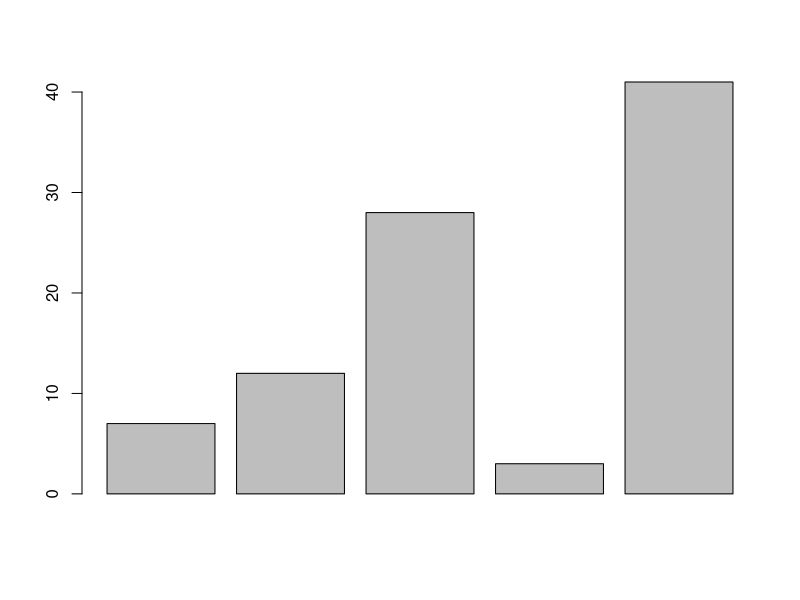
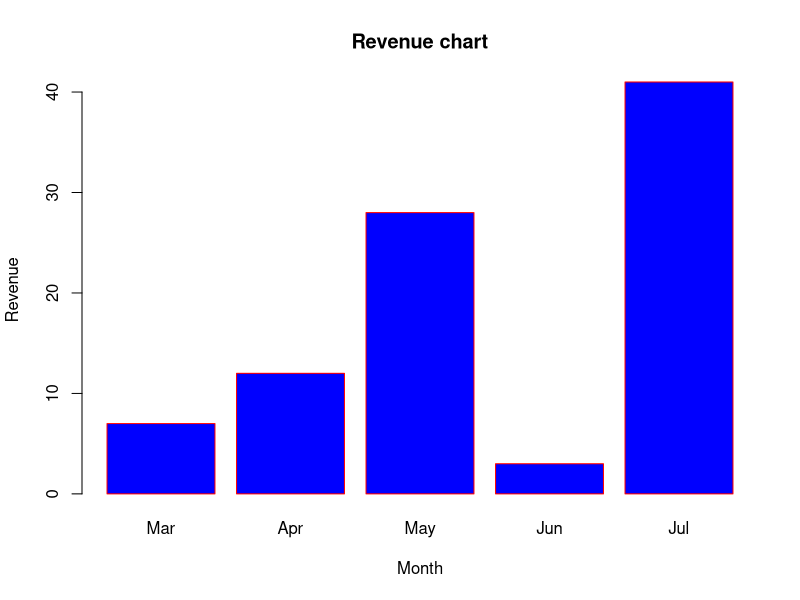
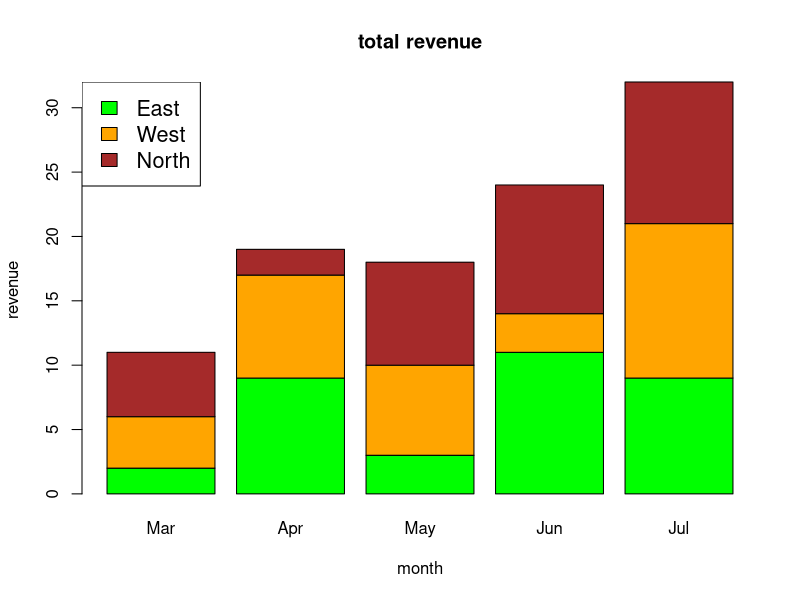
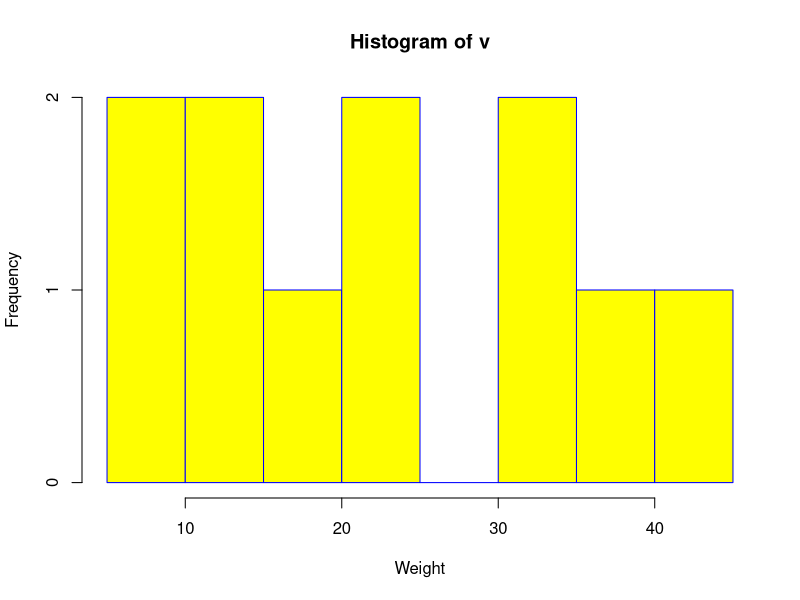
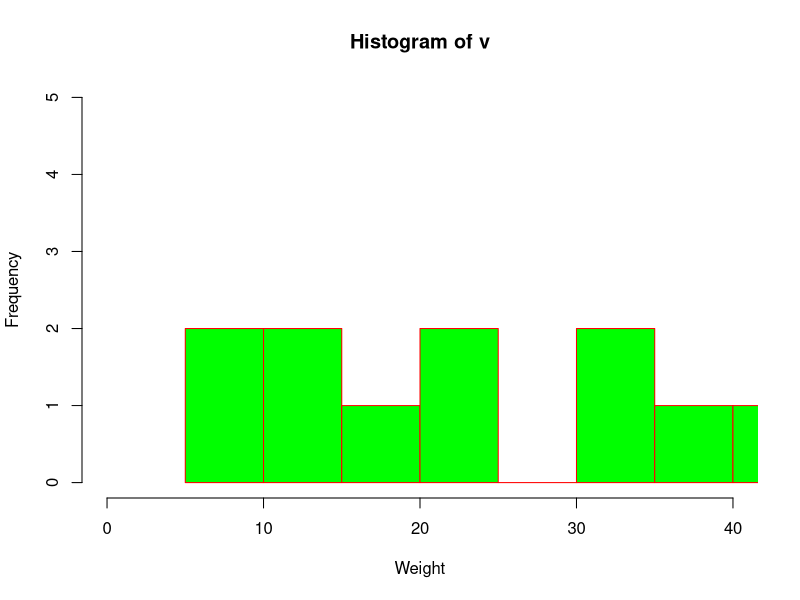
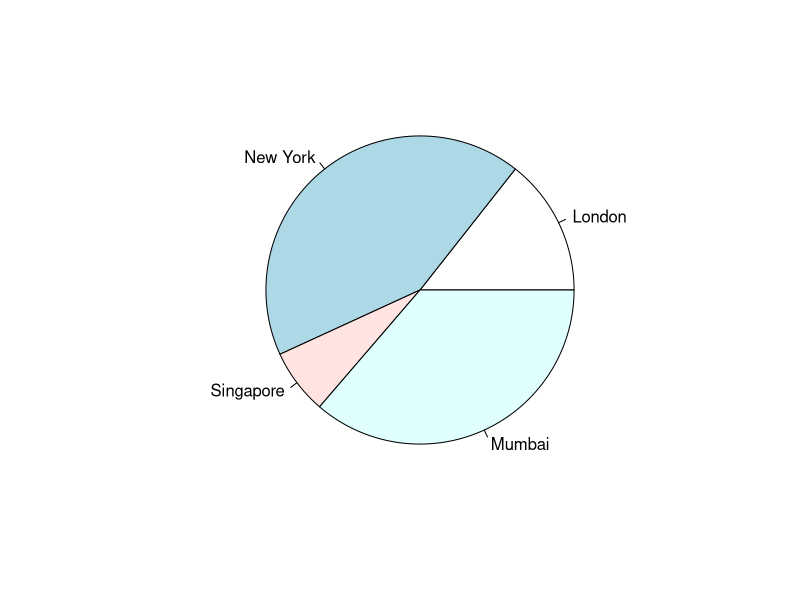
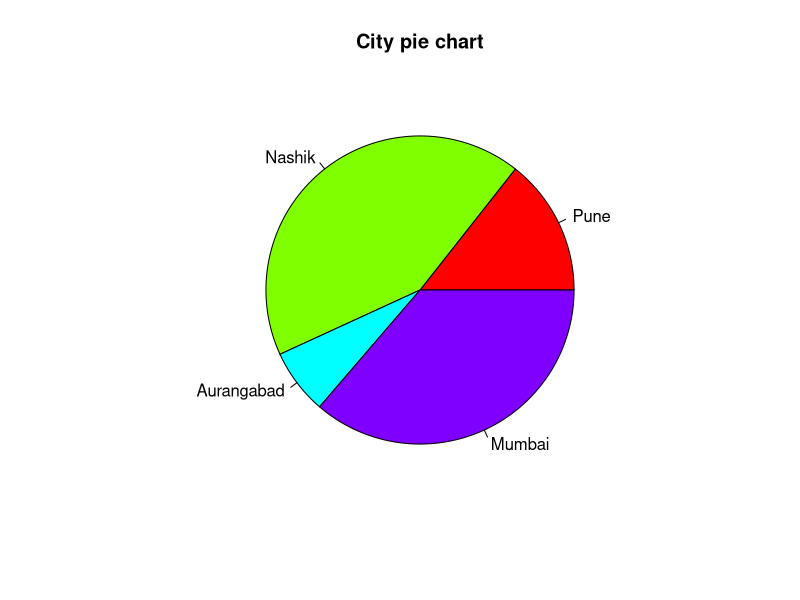
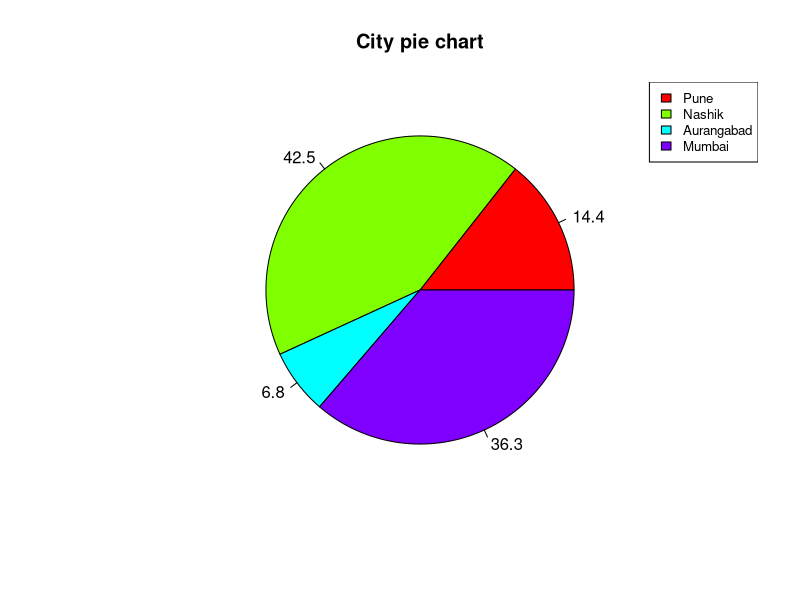

Write the R code that produced these figures, in order. (Note: this script raises an error after producing the figures.)



(A <- matrix(nrow=5, ncol=6))
(B <- matrix(c(1:12),nrow=2))
(C <- matrix(c(1:12),nrow=2,ncol=2))
(D <- matrix(c(1:2),nrow=2,ncol=6))


x <- matrix(20:11, nrow = 2)
rownames(x) <- rownames(x, do.NULL = FALSE, "Sr.No. ")
colnames(x) <- colnames(x, do.NULL = TRUE)
colnames(x) <- c("a", "b", "c", "D", "e")
x



(A<-matrix(c(3,5,2,3),nrow = 2,ncol = 2))
(B<-matrix(c(1,1,0,1),nrow = 2,ncol = 2))
A%*%B
A*B




trac<-function(data)sum(diag(data))
trac(A)


(x<-c(3,7,5,2,1,10)) 
rank(x) # 1(1), 2(2), 3(3), 5(4), 7(5), 10(6)



H <- c(7,12,28,3,41)
png(file = "barchart.png")
barplot(H)
dev.off()




H <- c(7,12,28,3,41)
M <- c("Mar","Apr","May","Jun","Jul")
png(file = "barchart_months_revenue.png")
barplot(H,names.arg = M,xlab = "Month",ylab = "Revenue",col = "blue", main = "Revenue chart",border = "red")
dev.off()



colors <- c("green","orange","brown")
months <- c("Mar","Apr","May","Jun","Jul")
regions <- c("East","West","North")
Values <- matrix(c(2,9,3,11,9,4,8,7,3,12,5,2,8,10,11),nrow = 3,ncol = 5,byrow = TRUE)
png(file = "barchart_stacked.png")
barplot(Values,main = "total revenue",names.arg = months,xlab = "month",ylab = "revenue", col = colors)
legend("topleft", regions, cex = 1.3, fill = colors)
dev.off()



v <- c(9,13,21,8,36,22,12,41,31,33,19)
png(file = "histogram.png")
hist(v,xlab = "Weight",col = "yellow",border = "blue")
dev.off()



v <- c(9,13,21,8,36,22,12,41,31,33,19)
png(file = "histogram_lim_breaks.png")
hist(v,xlab = "Weight",col = "green",border ="red", xlim = c(0,40), ylim = c(0,5), breaks = 5)
dev.off()



x <- c(21, 62, 10, 53)
labels <- c("London", "New York", "Singapore", "Mumbai")
png(file = "city.png")
pie(x,labels)
dev.off()



x <- c(21, 62, 10, 53)
labels <- c("Pune", "Nashik", "Aurangabad", "Mumbai")
png(file = "city_title_colours.png")
pie(x, labels, main = "City pie chart", col = rainbow(length(x)))
dev.off()



x <- c(21, 62, 10,53)
labels <- c("London","New York","Singapore","Mumbai")
piepercent<- round(100*x/sum(x), 1)
png(file = "city_percentage_legends.png")
pie(x, labels = piepercent, main = "City pie chart",col = rainbow(length(x)))
legend("topright", c("Pune","Nashik","Aurangabad","Mumbai"), cex = 0.8, fill = rainbow(length(x)))
dev.off()



library(plotrix)
x <- c(21, 62, 10,53)
lbl <- c("Nashik","Aurangabad","Navi Mumbai","Nagpur")
png(file = "3d_pie_chart.png")
pie3D(x,labels = lbl,explode = 0.1, main = "Pie Chart of Countries ")
dev.off()


input <- mtcars[,c('mpg','cyl')]
print(head(input))


png(file = "boxplot.png")
boxplot(mpg ~ cyl, data = mtcars, xlab = "Number of Cylinders", ylab = "Miles Per Gallon", main = "Mileage Data")
dev.off()




png(file = "boxplot_with_notch.png")
boxplot(mpg ~ cyl, data = mtcars,
        xlab = "Number of Cylinders",
        ylab = "Miles Per Gallon",
        main = "Mileage Data",
        notch = TRUE,
        varwidth = TRUE,
        col = c("green","yellow","purple"),
        names = c("High","Medium","Low")
)
dev.off()




input <- mtcars[,c('wt','mpg')]
print(head(input))



input <- mtcars[,c('wt','mpg')]
png(file = "scatterplot.png")
plot(x = input$wt,y = input$mpg,
     xlab = "Weight",
     ylab = "Milage",
     xlim = c(2.5,5),
     ylim = c(15,30),
     main = "Weight vs Milage"
)
dev.off()



png(file = "scatterplot_matrices.png")
pairs(~wt+mpg+disp+cyl,data = mtcars,main = "Scatterplot Matrix")
dev.off()



qqplot(x, y)
qqnorm(ufc$dbh.cm)
qqline(ufc$dbh.cm)


ggplot(data = ufc, mapping = aes(x = species, y = height.m)) + geom_boxplot()


function1<- function(x){x ** 2}
function2<-function(x){x ** 3}
function3<-function(x){x / 2}
function4<-function(x){2*(x ** 3)+(x ** 2)-(x / 2)}

curve(function1, col = 1)
curve(function2, col = 2, add = TRUE)
curve(function3, col = 3, add = TRUE)
curve(function4, col = 4, add = TRUE)



par(mfrow=c(3,2), mar=c(4,4,1,1), las=1)
plot(ufc$dbh.cm, ufc$height.m)




























